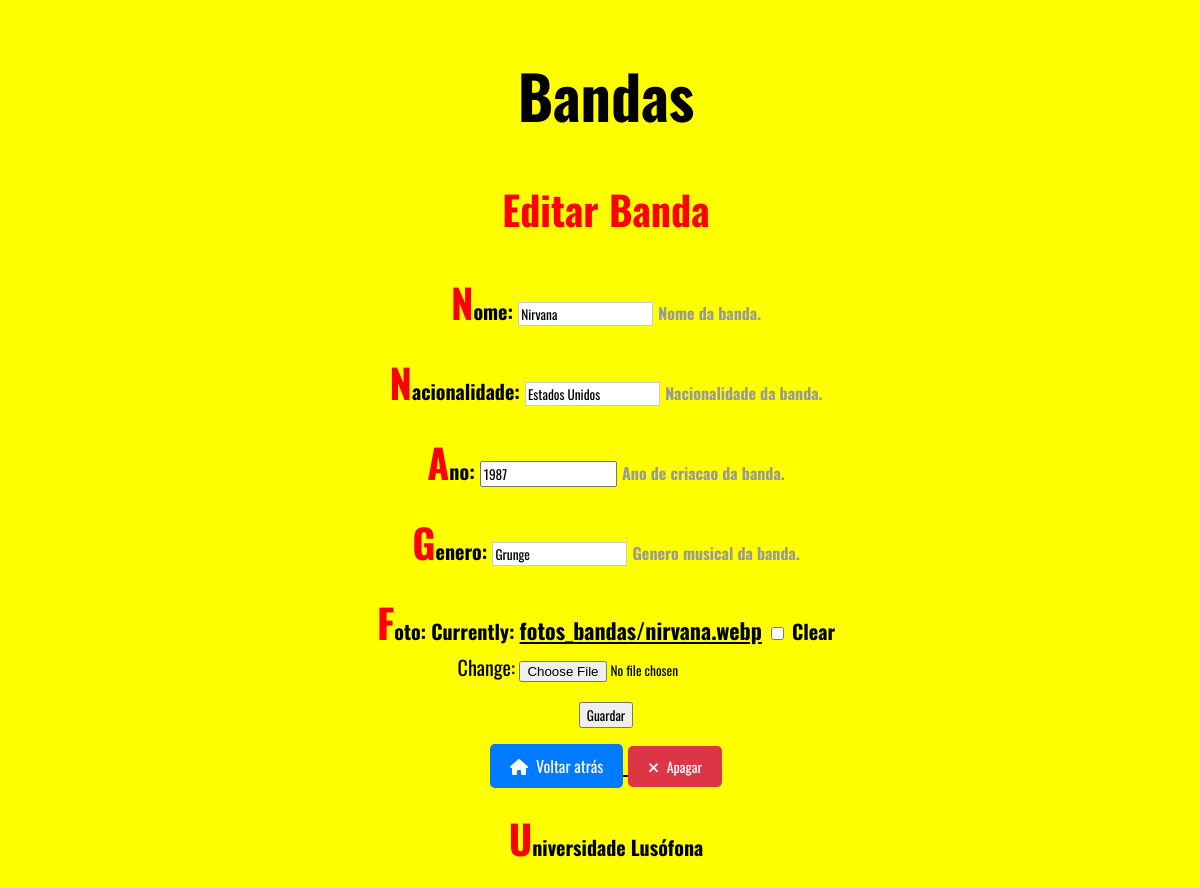
The page /bandas/edita_banda/121/ (signed in) on the database its author committed.
### bandas/models.py (models this page shows, shortened)
class Banda(models.Model):
    nome = models.CharField(max_length=100)
    nacionalidade = models.CharField(max_length=100, null=True)
    ano = models.IntegerField()
    genero = models.CharField(max_length=50)
    foto = models.ImageField(upload_to='fotos_bandas/')

### bandas/views.py (the view)
# urls.py: path('edita_banda/<int:banda_id>/', views.edita_banda_view, name="editarBanda"),
@login_required
def edita_banda_view(request, banda_id):
    banda = Banda.objects.get(id=banda_id)
    if request.POST:
        form = BandaForm(request.POST or None, request.FILES, instance=banda)
        if form.is_valid():
            form.save()
            return redirect('bandas:index')
    else:
        form = BandaForm(instance=banda)
    context = {'form': form, 'banda':banda}
    return render(request, 'bandas/editarBanda.html', context)

### bandas/forms.py
class BandaForm(forms.ModelForm):
    foto = forms.ImageField(required=False)
    class Meta:
        model = Banda
        fields = '__all__'
        help_texts = {
            'nome': 'Nome da banda.',
            'nacionalidade': 'Nacionalidade da banda.',
            'genero': 'Genero musical da banda.',
            'ano': 'Ano de criacao da banda.',
            'foto': 'Fotografia da banda.',
        }

### bandas/templates/bandas/editarBanda.html (shortened to what this page needs)
{% extends 'bandas/layout.html' %}
{% block content %}
<body class = "banda">
</body>
    <h2>Editar Banda</h2>
    <form action="{% url 'bandas:editarBanda' banda.id %}" method="post" enctype='multipart/form-data'>
      {{ form.as_p }}
      <input type="submit" value="Guardar">
    </form>
    <a href="{% url 'bandas:index' %}">
      <button class = "button-menu">Voltar atrás</button>
    </a>
    <a href="{% url 'bandas:apagarBanda' banda.id %}">
      <button class = "button-cancel">Apagar</button>
    </a>
{% endblock %}

### bandas/static/bandas/estilos.css (style rules this page uses)
body { background-color: yellow; margin-left: 20px; text-align:center; }
.helptext { font-size: 0.8em; color: #999; }
.button-cancel:before { font-family: 'Font Awesome 5 Free'; font-weight: 900; content: "\f00d"; padding-right: 8px; }
.button-cancel { font-size: 14px; padding: 10px 20px; cursor: pointer; background-color: #dc3545; color: white; border-radius: 5px; border: none; transition: background-color 0.3s; }
.button-menu:before { font-family: 'Font Awesome 5 Free'; font-weight: 900; content: "\f015"; padding-right: 8px; }
.button-menu { font-size: 16px; padding: 10px 20px; cursor: pointer; background-color: #007bff; color: white; border-radius: 5px; border: none; }
* { font-family: 'Oswald', sans-serif; }
a { color: black; font-size: 22px; }
input[type="text"] { border: 1px solid #ccc; }
p::first-line { font-weight: bold; }
p::first-letter { font-size: 2em; color: red; }
p { font-size:20px; color:black; }
h2, h3 { color: red; font-size:40px; }

### rows shown on the page
Banda: nome "Nirvana", nacionalidade "Estados Unidos", ano "1987", genero "Grunge"
